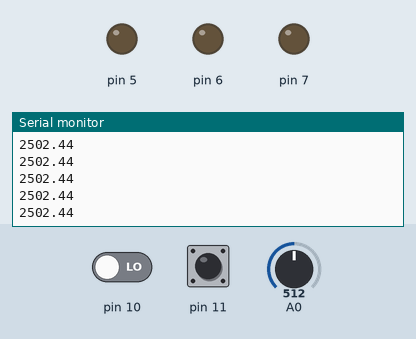
This sketch was run on a simulated Arduino Uno, built with avr-gcc and run on an emulated ATmega328P. On the bench: output pins drawn as LEDs (lit = HIGH), the last lines printed to the serial monitor. Inputs (shaded band) come from the test bench; at power-on: A0 = 512, pin 10 LOW, pin 11 HIGH.

Above: at 1.2 s.
1.3 s: A0 set to 716
At 1.8 s:
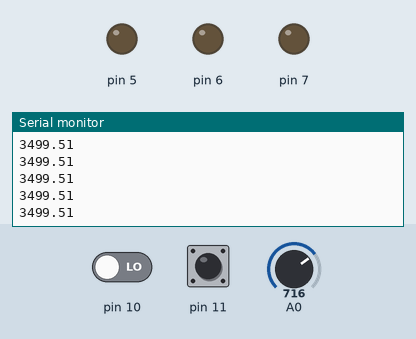
2.8 s: A0 set to 900
At 3.6 s:
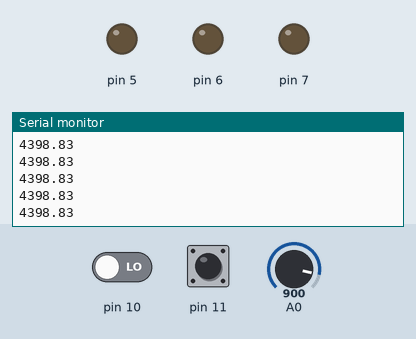
Timing chart, 0 to 5.8 s (numbered marks = the images above; inputs shaded):
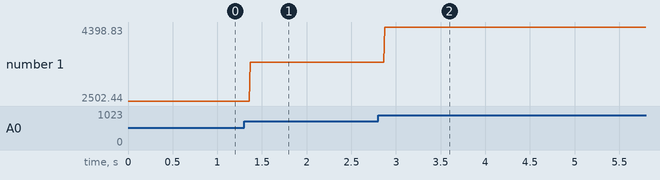

Measured:
- after the input at 1.3 s, the serial monitor: prints a new line after 0.07 s (image 1)
- after the input at 2.8 s, the serial monitor: prints a new line after 0.07 s (image 2)
- plotted number 1: 2502.44 → 3499.51 after the input at 1.3 s, 3499.51 → 4398 after the input at 2.8 s

The sketch:

semaforo_21.ino
```cpp
// Resistencia 4.5k
// potenciometro 1k
void setup()
{
 Serial.begin(9600);
  pinMode(7, OUTPUT);
  pinMode(6, OUTPUT);
  pinMode(5, OUTPUT);
  pinMode(11, INPUT);
  pinMode(10, INPUT);
  pinMode(9, INPUT);
  pinMode(8, INPUT);


}

void loop()

{

  bool SW1;
  SW1= digitalRead(11);
  bool SW2;
  SW2= digitalRead(10);
  int ValorADC;
  float voltaje;


  SW1=digitalRead(11);
  SW2=digitalRead(10);
  ValorADC= analogRead(A0);
  voltaje= ValorADC*(5.0/1.023);
  Serial.println(voltaje);
  delay(2);


  if(SW1==0){
  digitalWrite(7,HIGH);
  delay(5000-voltaje);
  digitalWrite(7,LOW);


  digitalWrite(6,HIGH);
  digitalWrite(7,HIGH);
  delay(1000-voltaje);
  digitalWrite(6,LOW);
  digitalWrite(7,LOW);

   digitalWrite(5,HIGH);
  delay(3000-voltaje);
   digitalWrite(5,LOW);
  digitalWrite(6,HIGH);
  delay(1000-voltaje);
  digitalWrite(6,LOW);
  }
else{
  pinMode(7,  LOW);
  pinMode(6,  LOW);
  pinMode(5,  LOW);
  }

  if ( SW1==1 && SW2==1) {
    digitalWrite( 6, HIGH);
    delay(500-voltaje);
    digitalWrite( 6, LOW);
    delay(500-voltaje);


  }


}
```
